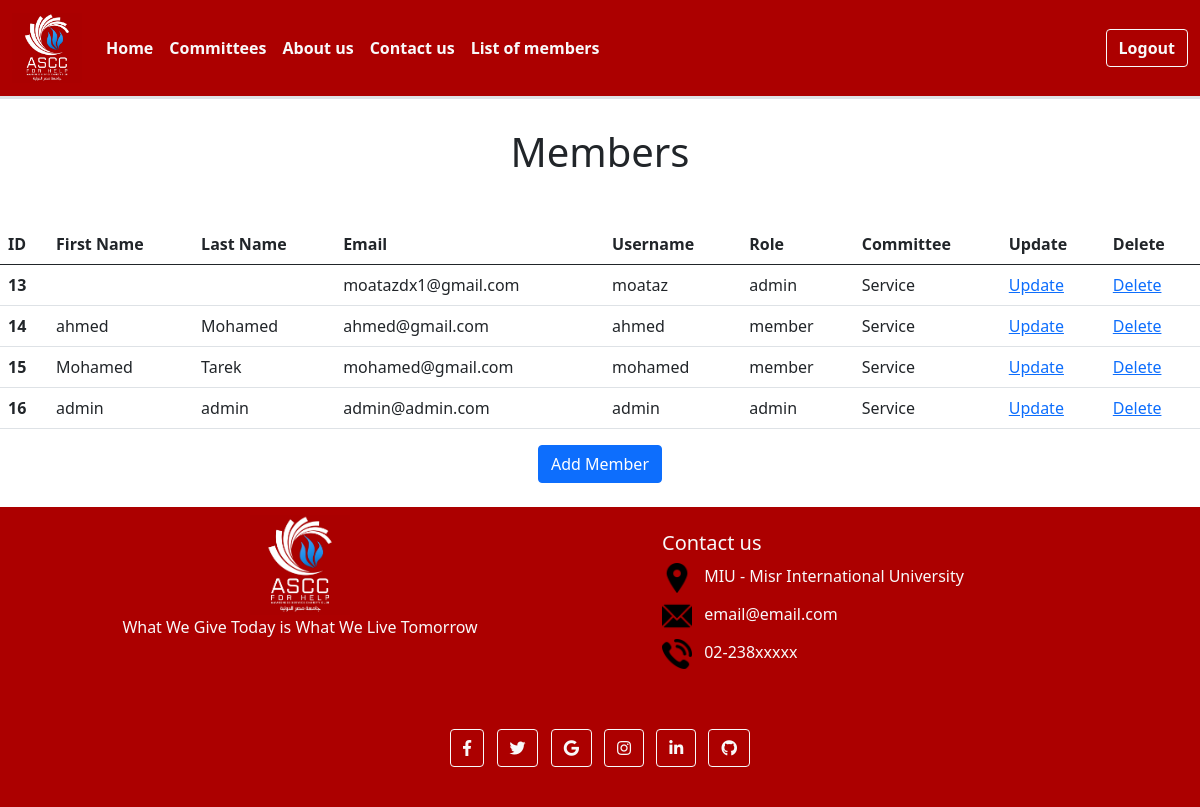
Page /list (signed in) on the earlier database version.
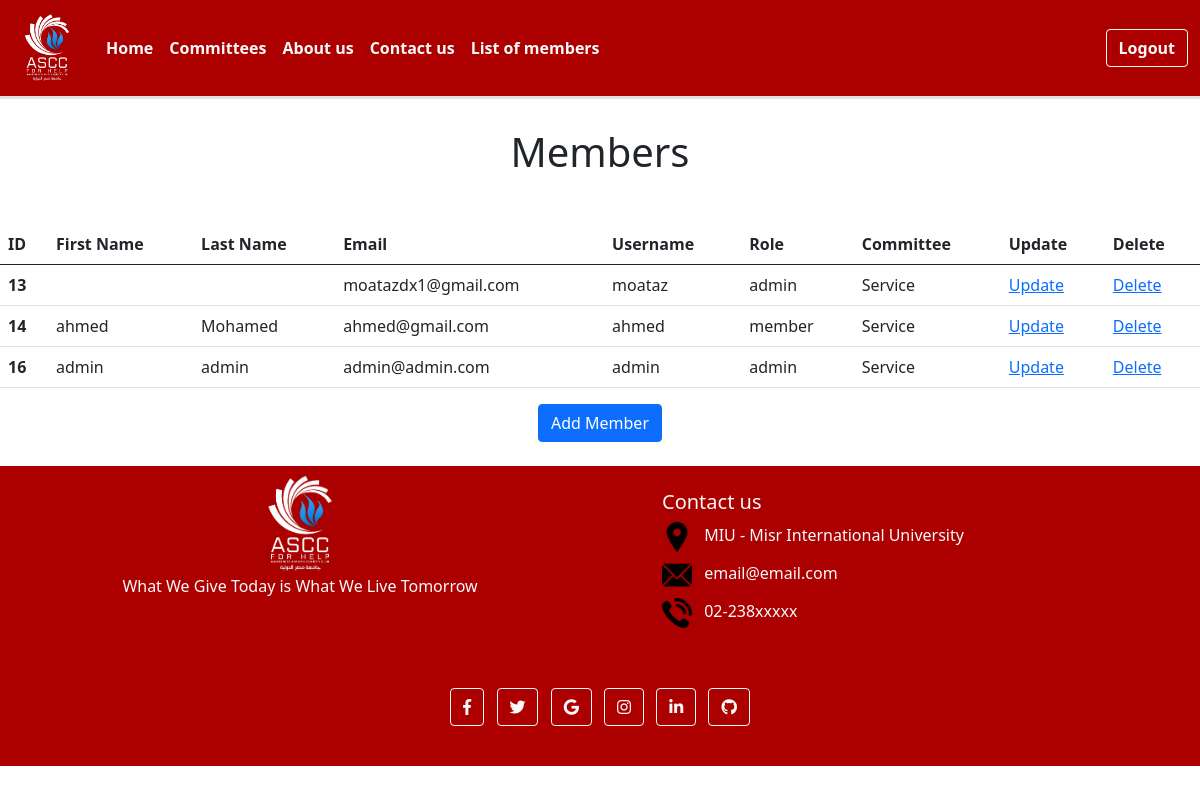
Same page on the later database version.
### Asec/models.py (models this page shows, shortened)
class User(AbstractUser):
    committeeId = models.ForeignKey("Committee", on_delete=models.CASCADE)
    roleId = models.ForeignKey("Role", on_delete=models.CASCADE)

class Role(models.Model):
    name = models.CharField(max_length=20)
    urlId = models.ManyToManyField("Urls")

class Committee(models.Model):
    name = models.CharField(max_length=30)
    description = models.CharField(max_length=255)
    photo = models.CharField(max_length=30)
    headId = models.ForeignKey("User", on_delete=models.CASCADE)

### Asec/views.py (the view)
# urls.py: path("list",views.list_members,name="list"),
def list_members(request):
    if not request.user.is_anonymous:
        if is_allowed(request,'list'):
            members = User.objects.all()
            return render(request,"Admin/List_of_members.html",{"members": members})
        else:
            return HttpResponse("<h2>Page requires admin previliges</h2>")
    else:
        return HttpResponse("<h2>Page requires admin previliges</h2>")

### Asec/views.py (called while the page is built)
def is_allowed(request, urlName):
    roleId = Role.objects.get(id= request.user.roleId.pk)
    url = Urls.objects.get(name= urlName)
    return url.role_set.filter(pk=roleId.pk).exists()

### Asec/Templates/Admin/List_of_members.html
{% extends "General/layout.html" %}
{% block content %}
<h1 class="my-5 text-center">Members</h1>
<table class="table">
  <thead>
    <tr>
      <th scope="col">ID</th>
      <th scope="col">First Name</th>
      <th scope="col">Last Name</th>
      <th scope="col">Email</th>
      <th scope="col">Username</th>
      <th scope="col">Role</th>
      <th scope="col">Committee</th>
      <th scope="col">Update</th>
      <th scope="col">Delete</th>
    </tr>
  </thead>
  <tbody>
    {% for member in members%}
      <tr>
        <th scope="row">{{member.id}}</th>
        <td>{{member.first_name}}</td>
        <td>{{member.last_name}}</td>
        <td>{{member.email}}</td>
        <td>{{member.username}}</td>
        <td>{{member.roleId.name}}</td>
        <td>{{member.committeeId.name}}</td>
        <td><a href="update/{{ member.id }}">Update</a></td>
        <td><a href="delete/{{ member.id }}">Delete</a></td>
      </tr>
    {% endfor %}
  </tbody>
</table>
<div class="text-center text-light">
  <a class="btn btn-primary btn-block mb-4" href="/add"> Add Member</a>
</div>
{% endblock %}

### Asec/Templates/General/layout.html (shortened to what this page needs)
{% load static %}
<!DOCTYPE html>
<html>
	<head>
		<link rel="stylesheet" href="{% static 'styles/general.css' %}">
		<link
			href="https://cdn.jsdelivr.net/npm/bootstrap@5.0.2/dist/css/bootstrap.min.css"
			rel="stylesheet"
		/>
		<link rel="stylesheet" href="//use.fontawesome.com/releases/v5.0.7/css/all.css">
	</head>
	<body>
		<nav
			class="navbar navbar-expand-lg fixed-top navbar-light border-bottom border-3"
			style="background-color: rgb(172, 0, 0)"
		>
			<div class="container-fluid">
				<a class="navbar-brand" href="#">
                    <img src="{% static 'icons/logo.jpg' %}" alt="" height="70px"/>
                </a>
				<div class="collapse navbar-collapse" id="navbarSupportedContent">
					<ul class="navbar-nav me-auto mb-2 mb-lg-0">
						<li class="nav-item">
							<a class="nav-link active fw-bold text-light" aria-current="page" href="{% url 'announcements'%}"
								>Home</a
							>
						</li>
						<li class="nav-item">
							<a class="nav-link active fw-bold text-light" href="{% url 'main'%}">Committees</a>
						</li>
						<li class="nav-item">
							<a class="nav-link active fw-bold text-light" href="{% url 'about_us'%}">About us</a>
						</li>
						<li class="nav-item">
							<a class="nav-link active fw-bold text-light" href="#contact-us">Contact us</a>
						</li>
						{% if user.is_superuser %}
						<li class="nav-item">
							<a class="nav-link active fw-bold text-light" href="{% url 'list'%}">List of members</a>
						</li>
						{% endif %}
					</ul>
					<div class="d-flex">
						{% if user.is_authenticated %}
							<a href="{% url 'logout' %}"class="btn btn-outline-light fw-bold" href="#">Logout</a>
						{% else %}
							<a href="{% url 'login' %}"class="btn btn-outline-light fw-bold" href="#">Login</a>
						{% endif %}
					</div>
				</div>
			</div>
		</nav>
		{% block content %}
        {% endblock %}
		<footer
			class="container-fluid text-light"
			style="height: 300px; background-color: rgb(172, 0, 0)"
		>
			<div class="row justify-content-around">
				<div class="col-sm-5 mt-2 text-center">
					<img class="logo-picture" src="{% static 'icons/logo.jpg' %}" alt="" height="100px"/>
					<div class="container">
						What We Give Today is What We Live Tomorrow
					</div>
				</div>
				<div class="col-sm-5 mt-4">
					<h5>Contact us</h5>
					<div class="my-2">
						<img class="me-2" src="{% static 'icons/location.png' %}" alt="" height="30px" />
						MIU - Misr International University
					</div>
					<div class="my-2">
						<img class="me-2" src="{% static 'icons/email.png' %}" alt="" height="30px" />
						email@email.com
					</div>
					<div class="my-2">
						<img class="me-2" src="{% static 'icons/phone.png' %}" alt="" height="30px" />
						02-238xxxxx
					</div>
				</div>
			</div>
			<div class="mb-4 text-center mt-5" id="contact-us">
				<a class="btn btn-outline-light btn-floating m-1" href="#!" role="button"
				><i class="fab fa-facebook-f"></i
				></a>
				<a class="btn btn-outline-light btn-floating m-1" href="#!" role="button"
					><i class="fab fa-twitter"></i
				></a>
				<a class="btn btn-outline-light btn-floating m-1" href="#!" role="button"
					><i class="fab fa-google"></i
				></a>
				<a class="btn btn-outline-light btn-floating m-1" href="#!" role="button"
					><i class="fab fa-instagram"></i
				></a>
				<a class="btn btn-outline-light btn-floating m-1" href="#!" role="button"
					><i class="fab fa-linkedin-in"></i
				></a>
				<a class="btn btn-outline-light btn-floating m-1" href="#!" role="button"
					><i class="fab fa-github"></i
				></a>
			</div>
		</footer>
	</body>
</html>

### Asec/static/styles/general.css (style rules this page uses)
body { margin: 0; padding-top: 80px; background-color: rgb(250, 250, 250); }

Differences in the rows shown:
removed User: id "15", first_name "Mohamed", last_name "Tarek", email "mohamed@gmail.com", username "mohamed", roleId.name "member", committeeId.name "Service"
